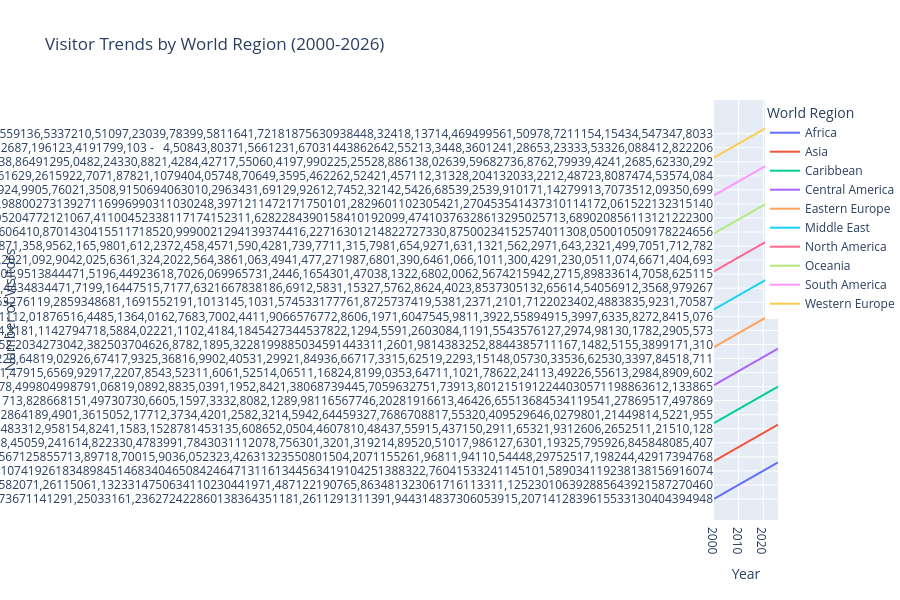

The notebook cell saved with this chart:
### Markdown cell above
Over Time

### Code cell
# Group by year and region
yearly_region = melted_df.groupby(['year', 'World Region'])['visitors'].sum().reset_index()

# Create figure with better styling
plt.figure(figsize=(14, 8))

# Use a colormap for better distinction
regions = yearly_region['World Region'].unique()
colors = plt.cm.tab20(np.linspace(0, 1, len(regions)))

for idx, region in enumerate(regions):
    region_data = yearly_region[yearly_region['World Region'] == region]
    plt.plot(region_data['year'], region_data['visitors'], 
             marker='o', linewidth=2.5, markersize=5, 
             color=colors[idx], label=region, alpha=0.8)

plt.title('Visitor Trends by World Region', fontsize=16, fontweight='bold')
plt.xlabel('Year', fontsize=13)
plt.ylabel('Number of Visitors', fontsize=13)
plt.legend(bbox_to_anchor=(1.05, 1), loc='upper left', fontsize=10)
plt.grid(True, alpha=0.3, linestyle='--')
plt.xticks(rotation=45)
plt.tight_layout()
plt.show()
